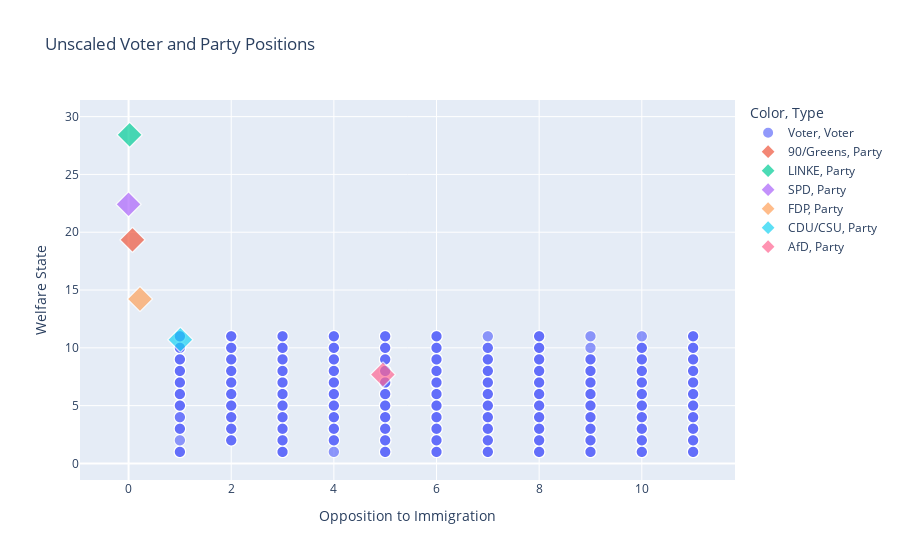

This figure's notebook cell:
### Code cell
import plotly.io as pio
# pio.renderers.default = 'iframe'

fig = px.scatter(
    pd.concat([
        voter_scaled.assign(Type="Voter", Size=5, Color="Voter"),
        party_scaled.assign(Type="Party", Size=15, Color=party_scaled["Party_Name"])
    ]),
    x="Opposition to Immigration",
    y="Welfare State",
    color="Color",
    symbol="Type",
    size="Size",
    title="Unscaled Voter and Party Positions"
)
fig.update_traces(textposition="top center")
fig.show()

### Figure 1 — Plotly figure (JSON) as saved in the notebook; plotly's stock layout.template omitted (floating-point values rounded to 4 significant figures; data arrays with more than 128 entries replaced by an {"elided": "..."} marker saying what was removed)
{"data": [{"hovertemplate": "Color=Voter<br>Type=Voter<br>Opposition to Immigration=%{x}<br>Welfare State=%{y}<br>Size=%{marker.size}<extra></extra>", "legendgroup": "Voter, Voter", "marker": {"color": "#636efa", "size": {"elided": "3290 int values"}, "sizemode": "area", "sizeref": 0.0375, "symbol": "circle"}, "mode": "markers", "name": "Voter, Voter", "showlegend": true, "textposition": "top center", "type": "scattergl", "x": {"elided": "3290 float values"}, "xaxis": "x", "y": {"elided": "3290 float values"}, "yaxis": "y"}, {"hovertemplate": "Color=90/Greens<br>Type=Party<br>Opposition to Immigration=%{x}<br>Welfare State=%{y}<br>Size=%{marker.size}<extra></extra>", "legendgroup": "90/Greens, Party", "marker": {"color": "#EF553B", "size": [15], "sizemode": "area", "sizeref": 0.0375, "symbol": "diamond"}, "mode": "markers", "name": "90/Greens, Party", "showlegend": true, "textposition": "top center", "type": "scattergl", "x": [0.076], "xaxis": "x", "y": [19.34], "yaxis": "y"}, {"hovertemplate": "Color=LINKE<br>Type=Party<br>Opposition to Immigration=%{x}<br>Welfare State=%{y}<br>Size=%{marker.size}<extra></extra>", "legendgroup": "LINKE, Party", "marker": {"color": "#00cc96", "size": [15], "sizemode": "area", "sizeref": 0.0375, "symbol": "diamond"}, "mode": "markers", "name": "LINKE, Party", "showlegend": true, "textposition": "top center", "type": "scattergl", "x": [0.021], "xaxis": "x", "y": [28.43], "yaxis": "y"}, {"hovertemplate": "Color=SPD<br>Type=Party<br>Opposition to Immigration=%{x}<br>Welfare State=%{y}<br>Size=%{marker.size}<extra></extra>", "legendgroup": "SPD, Party", "marker": {"color": "#ab63fa", "size": [15], "sizemode": "area", "sizeref": 0.0375, "symbol": "diamond"}, "mode": "markers", "name": "SPD, Party", "showlegend": true, "textposition": "top center", "type": "scattergl", "x": [0.0], "xaxis": "x", "y": [22.41], "yaxis": "y"}, {"hovertemplate": "Color=FDP<br>Type=Party<br>Opposition to Immigration=%{x}<br>Welfare State=%{y}<br>Size=%{marker.size}<extra></extra>", "legendgroup": "FDP, Party", "marker": {"color": "#FFA15A", "size": [15], "sizemode": "area", "sizeref": 0.0375, "symbol": "diamond"}, "mode": "markers", "name": "FDP, Party", "showlegend": true, "textposition": "top center", "type": "scattergl", "x": [0.222], "xaxis": "x", "y": [14.22], "yaxis": "y"}, {"hovertemplate": "Color=CDU/CSU<br>Type=Party<br>Opposition to Immigration=%{x}<br>Welfare State=%{y}<br>Size=%{marker.size}<extra></extra>", "legendgroup": "CDU/CSU, Party", "marker": {"color": "#19d3f3", "size": [15], "sizemode": "area", "sizeref": 0.0375, "symbol": "diamond"}, "mode": "markers", "name": "CDU/CSU, Party", "showlegend": true, "textposition": "top center", "type": "scattergl", "x": [1.009], "xaxis": "x", "y": [10.7], "yaxis": "y"}, {"hovertemplate": "Color=AfD<br>Type=Party<br>Opposition to Immigration=%{x}<br>Welfare State=%{y}<br>Size=%{marker.size}<extra></extra>", "legendgroup": "AfD, Party", "marker": {"color": "#FF6692", "size": [15], "sizemode": "area", "sizeref": 0.0375, "symbol": "diamond"}, "mode": "markers", "name": "AfD, Party", "showlegend": true, "textposition": "top center", "type": "scattergl", "x": [4.956], "xaxis": "x", "y": [7.687], "yaxis": "y"}], "layout": {"legend": {"itemsizing": "constant", "title": {"text": "Color, Type"}, "tracegroupgap": 0}, "title": {"text": "Unscaled Voter and Party Positions"}, "xaxis": {"anchor": "y", "domain": [0, 1], "title": {"text": "Opposition to Immigration"}}, "yaxis": {"anchor": "x", "domain": [0, 1], "title": {"text": "Welfare State"}}}}
